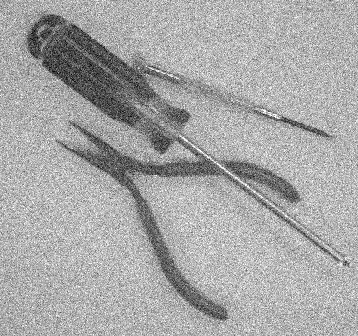
#> input picture Hough Transform and Wavelets/img/tools_noisy.png, 358 x 336 px, found by its file name
$ python q1.py
#> lines starting #> are read from the running program, lines starting #| are printed output that depends on the picture; after the words box and inside, x2 and y2 are one past the last pixel; in counts of white or black regions, pixels touching at a corner belong together
import cv2
from PIL import Image
import numpy as np


def otsu(image, filename="q1_a"):
    (
        value,
        threshold,
        variance,
        max_variance,
        pixel_difference,
        sum_difference,
        cumulative_sum,
        cumulative_mean,
        global_intensity_mean,
    ) = (0, 0, 0, 0, 0, 0, 0, 0, 0)

    # 1. Compute the normalized histogram of the input image
    histogram, num_pixels = (
        np.histogram(
            [
                image.getpixel((width, height))
                for height in range(image.size[1])
                for width in range(image.size[0])
            ],
            range(257),
        ),
        image.size[0] * image.size[1],
    )

    # 2. Compute the cumulative sums
    total_sum = sum(i * histogram[0][i] for i in range(256))

    for i in range(256):
        value += histogram[0][i]
        if num_pixels <= value:
            break

        pixel_difference = num_pixels - value

        # 3. Compute the cumulative means
        cumulative_sum += i * histogram[0][i]
        sum_difference = total_sum - cumulative_sum

        # 4. Compute the global intensity mean
        global_intensity_mean, cumulative_mean = (
            cumulative_sum / value,
            sum_difference / pixel_difference,
        )

        # 5. Compute the between - class variance
        variance = (
            value * pixel_difference * (global_intensity_mean - cumulative_mean) ** 2
        )

        # 6. Obtain the Otsu's threshold
        if variance > max_variance:
            max_variance = variance
            threshold = i

    res = [
        0 if (image.getpixel((height, width)) <= threshold) else 255
        for width in range(0, image.size[1])
        for height in range(0, image.size[0])
    ]
    image.putdata(res)
    image.save("img/prog/{}.png".format(filename))


def q1_a():
    image = Image.open("img/tools_noisy.png")
#> image is the input picture: PIL image 358x336 L; min 0, max 255, mean 167.6
    otsu(image.convert("L"))
#> in otsu, `histogram, num_pixels = ( np.histogram( [ image.getpixel((width, heigh..`: num_pixels = 120288
#> in otsu, `total_sum = sum(i * histogram[0][i] for i in range(256))`: total_sum = 20160762
#> the loop in otsu, `for i in range(256):` made 256 passes
#> (value, pixel_difference, cumulative_sum, sum_difference, global_intensity_mean, cumulative_mean, max_variance) on passes 1, 2, 3, 4, 5, 7, 8, 9, 10, 11, 12, 13: (10, 120278, 0, 20160762, 0, 167.6, 3.38e+10), (12, 120276, 2, 20160760, 0.167, 167.6, 4.05e+10), (13, 120275, 4, 20160758, 0.308, 167.6, 4.38e+10), (17, 120271, 16, 20160746, 0.941, 167.6, 5.68e+10), (21, 120267, 32, 20160730, 1.52, 167.6, 6.97e+10), (24, 120264, 50, 20160712, 2.08, 167.6, 7.91e+10), (25, 120263, 57, 20160705, 2.28, 167.6, 8.22e+10), (29, 120259, 89, 20160673, 3.07, 167.6, 9.45e+10), (34, 120254, 134, 20160628, 3.94, 167.7, 1.1e+11), (38, 120250, 174, 20160588, 4.58, 167.7, 1.22e+11), (43, 120245, 229, 20160533, 5.33, 167.7, 1.36e+11), (50, 120238, 313, 20160449, 6.26, 167.7, 1.57e+11)
#> in otsu, `image.putdata(res)`:
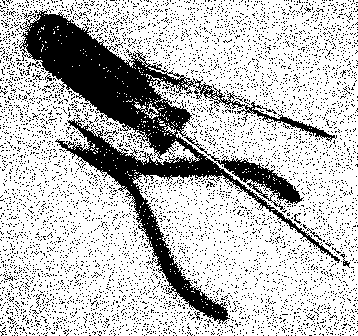
#> image: PIL image 358x336 L; 75.1% white; 6169 black regions (6162 under 20 px), largest, box (x1, y1, x2, y2) and area: (19, 9, 340, 324) 17384, (184, 136, 304, 210) 1520, (340, 254, 350, 268) 43


def q1_b():
    # blur image first
    image = cv2.imread("img/tools_noisy.png")
#> image: shape (336, 358, 3); min 0, max 255, mean 167.6
    image = cv2.blur(image, (5, 5))
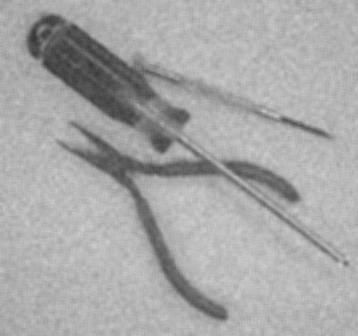
#> image: shape (336, 358, 3); min 54, max 206, mean 167.6
    image = Image.fromarray(image)
    image.save("img/prog/q1_b_1.png")
    otsu(image.convert("L"), filename="q1_b_2")
#> call 2 of otsu, with filename = 'q1_b_2'
#> in otsu (call 2), `image.putdata(res)`:
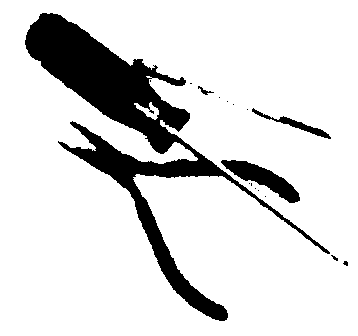
#> image: PIL image 358x336 L; 85.7% white; 17 black regions (13 under 20 px), largest, box (x1, y1, x2, y2) and area: (25, 13, 330, 321) 15432, (221, 160, 300, 203) 1240, (252, 108, 331, 139) 413, (198, 86, 214, 95) 45


def main():
    q1_a()
    q1_b()


if __name__ == "__main__":
    main()
